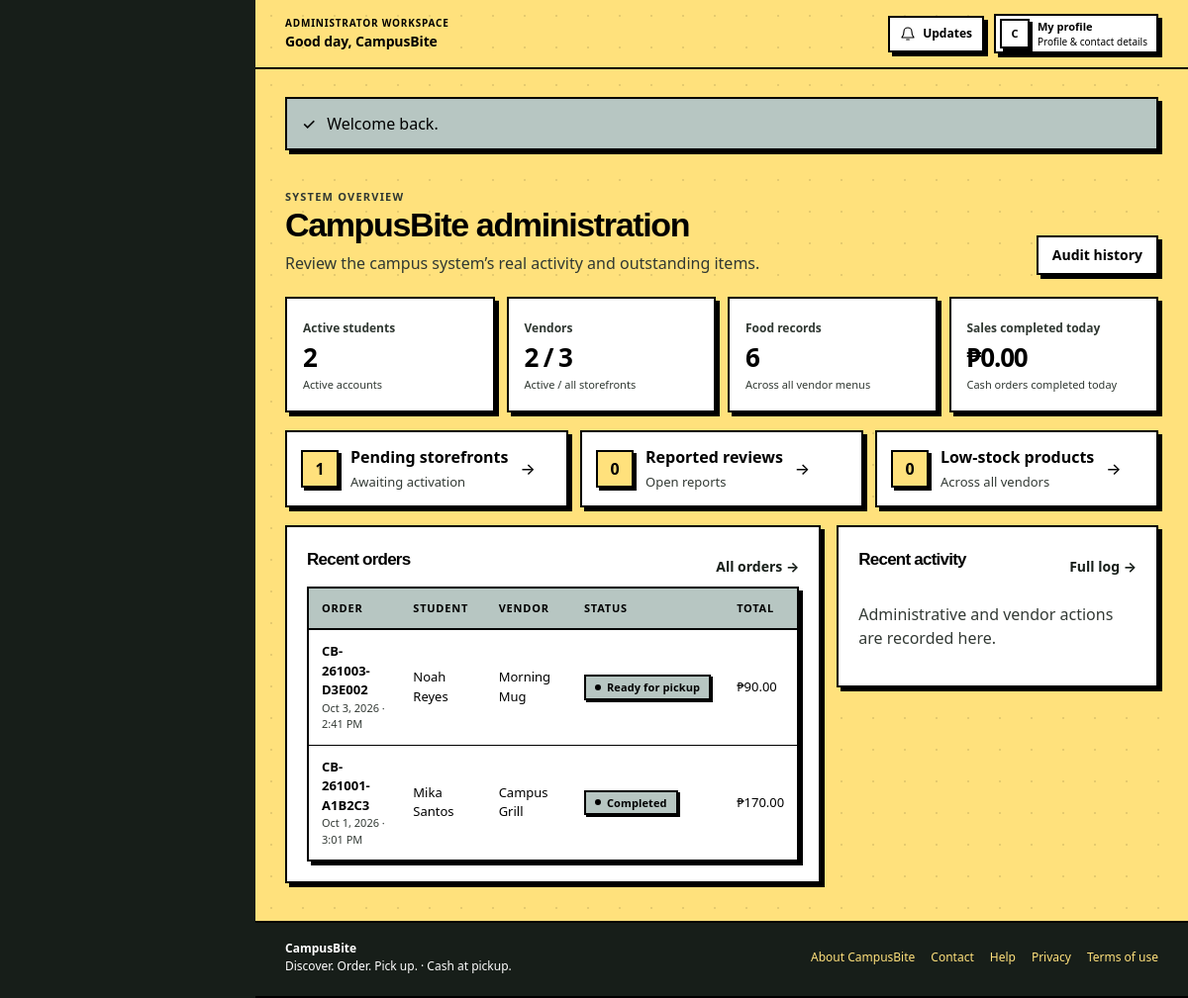
Screenshot of /index.php?r=admin.dashboard (signed in) with the database file from the repository.
### tables this page shows
CREATE TABLE IF NOT EXISTS users (
  id INT UNSIGNED NOT NULL AUTO_INCREMENT,
  role_id TINYINT UNSIGNED NOT NULL,
  full_name VARCHAR(120) NOT NULL,
  email VARCHAR(190) NOT NULL,
  password_hash VARCHAR(255) NOT NULL,
  phone VARCHAR(30) NULL,
  status ENUM('ACTIVE','SUSPENDED') NOT NULL DEFAULT 'ACTIVE',
  last_login_at DATETIME NULL,
  created_at DATETIME NOT NULL DEFAULT CURRENT_TIMESTAMP,
  updated_at DATETIME NOT NULL DEFAULT CURRENT_TIMESTAMP ON UPDATE CURRENT_TIMESTAMP,
  PRIMARY KEY (id),
  UNIQUE KEY uq_users_email (email),
  KEY idx_users_role_status (role_id, status),
  CONSTRAINT fk_users_role FOREIGN KEY (role_id) REFERENCES roles(id) ON DELETE RESTRICT
);

CREATE TABLE IF NOT EXISTS roles (
  id TINYINT UNSIGNED NOT NULL AUTO_INCREMENT,
  name VARCHAR(30) NOT NULL,
  display_name VARCHAR(60) NOT NULL,
  PRIMARY KEY (id),
  UNIQUE KEY uq_roles_name (name)
);

CREATE TABLE IF NOT EXISTS orders (
  id BIGINT UNSIGNED NOT NULL AUTO_INCREMENT,
  order_number VARCHAR(32) NOT NULL,
  user_id INT UNSIGNED NULL,
  vendor_id INT UNSIGNED NOT NULL,
  source ENUM('STUDENT','POS') NOT NULL DEFAULT 'STUDENT',
  status ENUM('PENDING','CONFIRMED','PREPARING','READY','COMPLETED','CANCELLED','REJECTED') NOT NULL DEFAULT 'PENDING',
  subtotal DECIMAL(10,2) NOT NULL,
  total DECIMAL(10,2) NOT NULL,
  pickup_location VARCHAR(240) NOT NULL,
  prep_estimate_minutes SMALLINT UNSIGNED NOT NULL DEFAULT 10,
  customer_note VARCHAR(300) NULL,
  accepted_at DATETIME NULL,
  ready_at DATETIME NULL,
  completed_at DATETIME NULL,
  created_at DATETIME NOT NULL DEFAULT CURRENT_TIMESTAMP,
  updated_at DATETIME NOT NULL DEFAULT CURRENT_TIMESTAMP ON UPDATE CURRENT_TIMESTAMP,
  PRIMARY KEY (id),
  UNIQUE KEY uq_orders_number (order_number),
  KEY idx_orders_user_created (user_id, created_at),
  KEY idx_orders_vendor_status_created (vendor_id, status, created_at),
  KEY idx_orders_status_created (status, created_at),
  CONSTRAINT fk_orders_user FOREIGN KEY (user_id) REFERENCES users(id) ON DELETE SET NULL,
  CONSTRAINT fk_orders_vendor FOREIGN KEY (vendor_id) REFERENCES vendors(id) ON DELETE RESTRICT
);

CREATE TABLE IF NOT EXISTS vendors (
  id INT UNSIGNED NOT NULL AUTO_INCREMENT,
  user_id INT UNSIGNED NOT NULL,
  name VARCHAR(120) NOT NULL,
  slug VARCHAR(150) NOT NULL,
  description TEXT NULL,
  pickup_location VARCHAR(180) NOT NULL,
  stall_label VARCHAR(80) NULL,
  prep_minutes SMALLINT UNSIGNED NOT NULL DEFAULT 15,
  logo_media_id BIGINT UNSIGNED NULL,
  status ENUM('PENDING','ACTIVE','REJECTED','SUSPENDED') NOT NULL DEFAULT 'PENDING',
  approved_at DATETIME NULL,
  approved_by INT UNSIGNED NULL,
  created_at DATETIME NOT NULL DEFAULT CURRENT_TIMESTAMP,
  updated_at DATETIME NOT NULL DEFAULT CURRENT_TIMESTAMP ON UPDATE CURRENT_TIMESTAMP,
  PRIMARY KEY (id),
  UNIQUE KEY uq_vendors_user (user_id),
  UNIQUE KEY uq_vendors_slug (slug),
  KEY idx_vendors_status (status),
  CONSTRAINT fk_vendors_user FOREIGN KEY (user_id) REFERENCES users(id) ON DELETE RESTRICT,
  CONSTRAINT fk_vendors_logo FOREIGN KEY (logo_media_id) REFERENCES media(id) ON DELETE SET NULL,
  CONSTRAINT fk_vendors_approver FOREIGN KEY (approved_by) REFERENCES users(id) ON DELETE SET NULL
);

CREATE TABLE IF NOT EXISTS system_settings (
  setting_key VARCHAR(100) NOT NULL,
  setting_value TEXT NOT NULL,
  updated_by INT UNSIGNED NULL,
  updated_at DATETIME NOT NULL DEFAULT CURRENT_TIMESTAMP ON UPDATE CURRENT_TIMESTAMP,
  PRIMARY KEY (setting_key),
  CONSTRAINT fk_settings_updater FOREIGN KEY (updated_by) REFERENCES users(id) ON DELETE SET NULL
);

CREATE TABLE IF NOT EXISTS cms_content (
  id INT UNSIGNED NOT NULL AUTO_INCREMENT,
  content_key VARCHAR(100) NOT NULL,
  title VARCHAR(180) NOT NULL,
  body MEDIUMTEXT NULL,
  section VARCHAR(40) NOT NULL DEFAULT 'page',
  image_media_id BIGINT UNSIGNED NULL,
  is_published TINYINT(1) NOT NULL DEFAULT 1,
  updated_by INT UNSIGNED NULL,
  created_at DATETIME NOT NULL DEFAULT CURRENT_TIMESTAMP,
  updated_at DATETIME NOT NULL DEFAULT CURRENT_TIMESTAMP ON UPDATE CURRENT_TIMESTAMP,
  PRIMARY KEY (id),
  UNIQUE KEY uq_cms_key (content_key),
  KEY idx_cms_section_published (section, is_published),
  CONSTRAINT fk_cms_media FOREIGN KEY (image_media_id) REFERENCES media(id) ON DELETE SET NULL,
  CONSTRAINT fk_cms_updater FOREIGN KEY (updated_by) REFERENCES users(id) ON DELETE SET NULL
);

### views/admin/dashboard.php (the view, shortened to what the rows shown need)
<div class="page-heading"><div><h1>CampusBite administration</h1></div></div>
<div class="dashboard-grid" style="margin-top:18px">
  <section class="panel"><div class="spread"><h2 class="panel-title">Recent orders</h2><a class="text-link" href="<?= h(app_url('admin.orders')) ?>">All orders →</a></div><?php if ($recentOrders): ?><div class="table-wrap"><table><thead><tr><th>Order</th><th>Student</th><th>Vendor</th><th>Status</th><th>Total</th></tr></thead><tbody><?php foreach ($recentOrders as $order): ?><tr><td><strong><?= h($order['order_number']) ?></strong><div class="muted tiny"><?= h(format_datetime($order['created_at'])) ?></div></td><td><?= h($order['student_name'] ?: 'POS sale') ?></td><td><?= h($order['vendor_name']) ?></td><td><?php $status=$order['status']; require APP_ROOT . '/views/components/status-badge.php'; ?></td><td><?= h(money($order['total'])) ?></td></tr><?php endforeach; ?></tbody></table></div><?php else: ?><p class="muted">Orders will appear after a student or vendor records a sale.</p><?php endif; ?></section>
  <section class="panel"><div class="spread"><h2 class="panel-title">Recent activity</h2></div></section>
</div>

### views/layouts/header.php (shortened to what the rows shown need)
<?php
$user = current_user();
$unreadCount = 0;
if ($user) {
    try {
        $unreadCount = (int) (db_one('SELECT COUNT(*) AS n FROM notifications WHERE user_id=? AND read_at IS NULL', 'i', [(int) $user['id']])['n'] ?? 0);
    } catch (Throwable $e) { $unreadCount = 0; $cartCount = 0; }
}
$workspaceMode = $user && in_array($user['role'], ['STUDENT', 'VENDOR', 'ADMIN'], true);
$workspaceRoleLabel = match ($user['role'] ?? '') {
    'ADMIN' => 'Administrator',
    'VENDOR' => 'Vendor',
    'STUDENT' => 'Student',
    default => 'Account',
};
$userName = trim((string) ($user['full_name'] ?? ''));
$userFirstName = $userName !== '' ? (explode(' ', $userName)[0] ?? $userName) : 'there';
$userInitial = strtoupper(substr($userFirstName, 0, 1));
?>
<!doctype html>
<html lang="en">
<head>
  <title><?= h(($title ?? 'Discover campus food') . ' · ' . site_name()) ?></title>
  <link rel="stylesheet" href="https://api.fontshare.com/v2/css?f[]=cabinet-grotesk@400,500,700,800&amp;display=swap">
  <link rel="stylesheet" href="https://api.fontshare.com/v2/css?f[]=satoshi@400,500,700&amp;display=swap">
  <link rel="stylesheet" href="<?= h(APP_BASE) ?>/assets/css/app.css">
</head>
<body<?= $workspaceMode ? ' class="workspace-body"' : '' ?>>
<?php if ($workspaceMode): ?>
<div class="workspace-shell" data-workspace-layout>
  <div class="workspace-main">
    <header class="workspace-topbar">
      <div class="workspace-topbar-leading">
        <div class="workspace-greeting">
          <span class="workspace-topbar-kicker"><?= h($workspaceRoleLabel) ?> workspace</span>
          <strong>Good day, <?= h($userFirstName) ?></strong>
        </div>
      </div>
      <div class="workspace-topbar-actions">
        <a class="workspace-updates" href="<?= h(app_url('notifications')) ?>" aria-label="Notifications<?= $unreadCount ? ', ' . (int) $unreadCount . ' unread' : '' ?>">
          <svg viewBox="0 0 24 24" aria-hidden="true" focusable="false"><path d="M18 9a6 6 0 0 0-12 0c0 7-3 7-3 9h18c0-2-3-2-3-9M10 21h4"/></svg>
          <span>Updates</span><?php if ($unreadCount): ?><span class="workspace-topbar-badge"><?= (int) $unreadCount ?></span><?php endif; ?>
        </a>
        <a class="workspace-topbar-account" href="<?= h(app_url('profile')) ?>">
          <span class="workspace-avatar workspace-avatar-small" aria-hidden="true"><?= h($userInitial) ?></span>
          <span class="workspace-topbar-account-label">My profile<small>Profile &amp; contact details</small></span>
        </a>
      </div>
    </header>
    <main class="site-main workspace-site-main" id="main-content">
      <div class="workspace-content">
<?php endif; ?>

### views/components/status-badge.php (shortened to what the rows shown need)
<?php
$badgeStatus = strtoupper((string) ($status ?? ''));
$badgeClass = match ($badgeStatus) {
    'COMPLETED', 'ACTIVE', 'PAID', 'RESTOCK', 'PURCHASE', 'PUBLISHED' => 'status-completed',
    'PENDING', 'UNPAID', 'PREPARING', 'OPEN', 'WASTE' => 'status-pending',
    'CONFIRMED', 'READY', 'RESOLVED' => 'status-ready',
    'CANCELLED', 'REJECTED', 'SUSPENDED', 'HIDDEN', 'DISMISSED' => 'status-cancelled',
    default => 'status-neutral',
};
$badgeText = $badgeLabel ?? status_label($badgeStatus);
?>
<span class="badge <?= h($badgeClass) ?>"><?= h($badgeText) ?></span>

### views/layouts/footer.php
<?php
$footerPages = [];
try {
    $footerPages = db_all("SELECT content_key, title FROM cms_content WHERE section='page' AND is_published=1 ORDER BY content_key");
} catch (Throwable $e) {
}
?>
      </div>
    </main>
    <footer class="site-footer<?= $workspaceMode ? ' workspace-footer' : '' ?>">
      <div class="container footer-inner">
        <div><strong><?= h(site_name()) ?></strong><br><span>Discover. Order. Pick up. · Cash at pickup.</span></div>
        <nav class="footer-links" aria-label="Information">
          <?php foreach ($footerPages as $page): if (preg_match('/^page\.([a-z0-9]+(?:-[a-z0-9]+)*)$/', (string) $page['content_key'], $match)): ?>
            <a href="<?= h(app_url('content', ['page' => $match[1]])) ?>"><?= h($page['title']) ?></a>
          <?php endif; endforeach; ?>
        </nav>
      </div>
    </footer>
<?php if ($workspaceMode): ?>
  </div>
</div>
<?php endif; ?>
</body>
</html>

### rows the page displays
users: role.name "ADMINISTRATOR", full_name "CampusBite", full_name "C"
orders: order_number "CB-261003-D3E002", created_at "Oct 3, 2026 · 2:41 PM", user.full_name "Noah Reyes", vendor.name "Morning Mug", status "Ready for pickup", total "₱90.00"
orders: order_number "CB-261001-A1B2C3", created_at "Oct 1, 2026 · 3:01 PM", user.full_name "Mika Santos", vendor.name "Campus Grill", status "Completed", total "₱170.00"
system_settings: setting_value "CampusBite"
cms_content: title "About CampusBite"
cms_content: title "Contact"
cms_content: title "Help"
cms_content: title "Privacy"
cms_content: title "Terms of use"

### other values shown
$flash['message'] "Welcome back."
$summary['students'] "2"
$summary['active_vendors'] "2"
$summary['vendors'] "3"
$summary['foods'] "6"
money($summary['sales_today']) "₱0.00"
$summary['pending_vendors'] "1"
$summary['reported_reviews'] "0"
$summary['low_stock_items'] "0"
